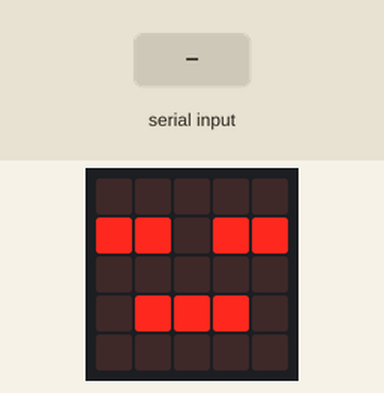
A program run on a simulated BBC micro:bit (MakeCode). Shown: the board's 5×5 LED display. The test bench sets the inputs (shaded band).

Above: at 1.8 s.
1.9 s: "1" typed at the serial console
At 2.9 s:
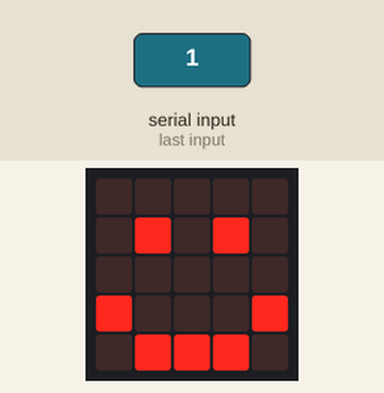
Timing chart, 0 to 4.9 s (numbered marks = the images above; inputs shaded):
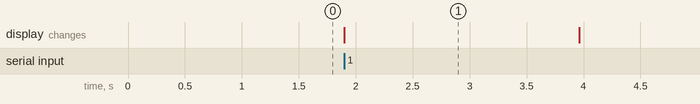

The program:

main.py
```python
# USB 시리얼을 열고 명령을 받기 전의 기본 표정을 표시합니다.
serial.redirect_to_usb()
serial.set_baud_rate(BaudRate.BAUD_RATE115200)
basic.show_icon(IconNames.ASLEEP)
last_received = input.running_time()


# PC 앱이 보낸 탐지 여부에 따라 LED 표정을 갱신합니다.
def on_data_received():
    global last_received
    command = serial.read_until(serial.delimiters(Delimiters.NEW_LINE))
    if command == "1" or command == "0":
        last_received = input.running_time()
        if command == "1":
            basic.show_icon(IconNames.HAPPY, 1)
        else:
            basic.show_icon(IconNames.ASLEEP, 1)


serial.on_data_received(serial.delimiters(Delimiters.NEW_LINE), on_data_received)


# 통신이 끊겨 마지막 표정이 남지 않도록 2초 뒤 기본 상태로 복귀합니다.
def on_forever():
    if input.running_time() - last_received > 2000:
        basic.show_icon(IconNames.ASLEEP, 1)
    basic.pause(100)


basic.forever(on_forever)
```

Measured:
- after the input at 1.9 s, the display: changes at once (image 1)
- what the display in image 1 shows lasts 2.1 s, from 1.9 s to 4.0 s
